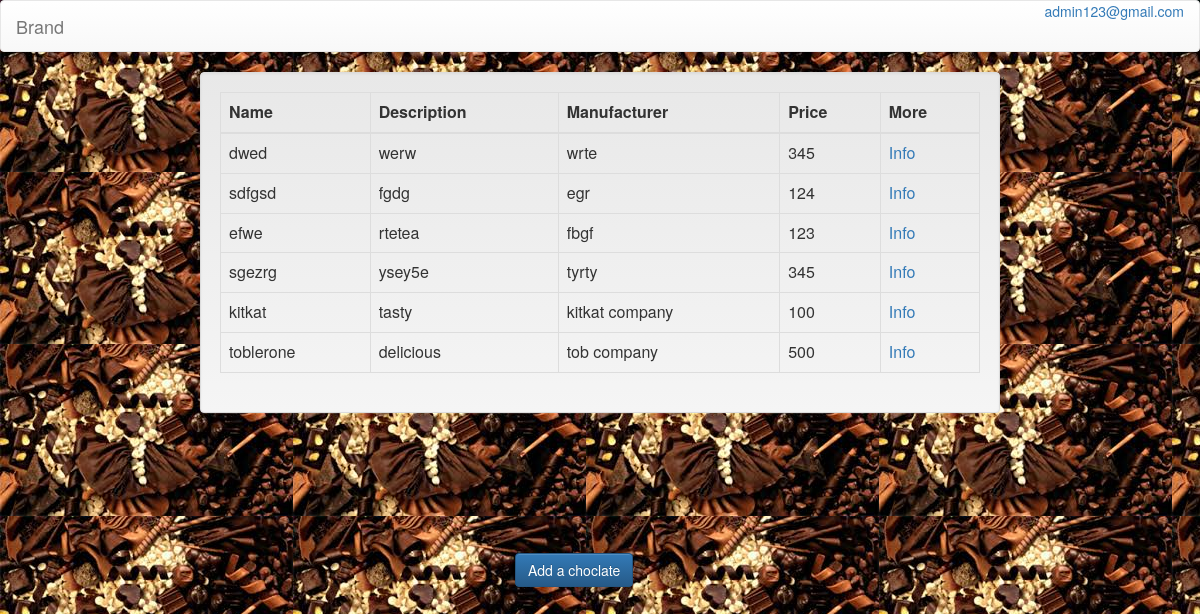
/ (signed in), run on the app's committed database.
### register/models.py (models this page shows, shortened)
class User(AbstractBaseUser):
    user_id = models.AutoField(primary_key=True)
    user_first_name = models.CharField(_('First Name'), max_length=32, blank=True, null=True,
                                  validators=[RegexValidator(regex='^[A-Za-z]*$')])
    user_last_name = models.CharField(_('Last Name'), max_length=32, blank=True, null=True,
                                    validators=[RegexValidator(regex='^[A-Za-z]*$')])
    email = models.EmailField(_('Email'), db_index=True, unique=True)
    user_dob = models.DateField(_('Birth Date'), blank=True, null=True)
    user_gender = models.CharField(_('Gender'), max_length=1, choices=GENDER, blank=True, null=True)
    user_github = models.CharField(_('Github Profile'),max_length=100,blank=True )
    user_linkedin = models.CharField(_('Linkedin Profile'),max_length=100,blank=True )
    user_bio = models.CharField(_('Short Bio'), max_length=1000,blank=True )
    user_occupation = models.CharField(_('Occupation'), max_length=100,blank=True )
    user_nationality = models.CharField(_('Nationality'), max_length=100,blank=True )
    date_joined = models.DateTimeField(auto_now_add=True)
    username = models.CharField(_('username'), max_length=32, blank=False, unique=True)
    is_active = models.BooleanField(default=True)
    is_admin = models.BooleanField(default=False)
    objects = MyUserManager()
    USERNAME_FIELD = 'email'
    REQUIRED_FIELDS = ['username']

class Chocolate(models.Model):
    id = models.AutoField(primary_key=True)
    name = models.CharField(_('Chocolate Name'),max_length=100,blank=True )
    description = models.CharField(_('Chocolate Description'),max_length=1000,blank=True )
    manufacturer = models.CharField(_('Chocolate Manufacturer'),max_length=100,blank=True )
    price = models.IntegerField(_('Chocolate Price'),
                                 validators=[MaxValueValidator(1000), MinValueValidator(0)],
                                 help_text=_('4 digits maximum'), blank=True, null=True)

### register/views.py (the view)
# urls.py: 2. Add a URL to urlpatterns:  url(r'^$', Home.as_view(), name='home')
class Home(ListView):
      template_name = "index.html"
      def get_queryset(self):
          return Chocolate.objects.all()

### register/templates/index.html
{% extends "base.html" %}
{% load staticfiles %}
{% block body %}
<div class="col-md-8 col-md-offset-2 well">
<table class="table table-hover table-bordered table-responsive">
    <thead>
    <tr>
        <th>
            Name
        </th>
        <th>
            Description
        </th>
        <th>
            Manufacturer
        </th>
        <th>
            Price
        </th>
           <th>
            More
        </th>
    </tr>
    </thead>
    <tbody>
    {% for item in object_list %}
        <tr>
            <td> {{ item.name }} </td>
            <td> {{ item.description }}</td>
            <td> {{ item.manufacturer }}</td>
            <td> {{ item.price }}</td>
            <td> <a href="{% url 'chocolate_info' item.id %}">Info</a> </td>
        </tr>
    {% endfor %}
    </tbody>
</table>
</div>
/
{% if user.is_anonymous %}
   nothing here
{% else %}
<div class="col-md-6 col-md-offset-5" style="padding-top: 10%;">
  <a href="{% url 'add_chocolate' %}">
      <button class="btn btn-primary">Add a choclate</button>
  </a>
</div>
{% endif %}
{% endblock body %}

### register/templates/navbar.html (shortened to what this page needs)
<nav class="navbar navbar-default">
  <div class="container-fluid">
    <div class="navbar-header">
      <a class="navbar-brand" href="#">Brand</a>
    </div>
<div class="collapse navbar-collapse" id="bs-example-navbar-collapse-1">
           <ul class="nav navbar-nav navbar-right" id="home_nav">
               {% if user.is_anonymous %}
                   <li class="dropdown">
                       <a href="#" class="dropdown-toggle" data-toggle="dropdown" role="button" aria-haspopup="true" aria-expanded="false">JOIN<span class="caret"></span></a>
                       <ul class="dropdown-menu">
                           <li><a href="{% url 'login' %}">Login</a></li>
                           <li><a href="{% url 'register_user' %}">Sign up</a></li>                        </ul>
                   </li>                {% else %}
                   <li>
                       <div class="btn-group">
                           <a class="btn-new btn-nav btn-white" data-toggle="dropdown">
                               {% if request.user.user_first_name %}
                                   {{ request.user.user_first_name }}
                               {% elif request.user.username %}
                                   {{ request.user.username }}
                               {% else %}
                                   {{ request.user.email }}
                               {% endif %}
                           </a>
                       </div>
                   </li>
               {% endif %}
           </ul>
       </div>
   </div>
</nav>

### data on the page
User: user.email "admin123@gmail.com"
Chocolate: name "dwed", description "werw", manufacturer "wrte", price "345"
Chocolate: name "sdfgsd", description "fgdg", manufacturer "egr", price "124"
Chocolate: name "efwe", description "rtetea", manufacturer "fbgf", price "123"
Chocolate: name "sgezrg", description "ysey5e", manufacturer "tyrty", price "345"
Chocolate: name "kitkat", description "tasty", manufacturer "kitkat company", price "100"
Chocolate: name "toblerone", description "delicious", manufacturer "tob company", price "500"
